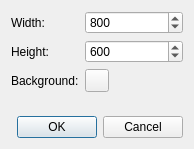
<?xml version="1.0" encoding="UTF-8"?>
<ui version="4.0">
 <class>NewDialog</class>
 <widget class="QDialog" name="NewDialog">
  <property name="windowModality">
   <enum>Qt::WindowModal</enum>
  </property>
  <property name="geometry">
   <rect>
    <x>0</x>
    <y>0</y>
    <width>194</width>
    <height>149</height>
   </rect>
  </property>
  <property name="windowTitle">
   <string>New Drawing</string>
  </property>
  <layout class="QVBoxLayout">
   <item>
    <layout class="QFormLayout">
     <item row="0" column="0">
      <widget class="QLabel">
       <property name="text">
        <string>Width:</string>
       </property>
      </widget>
     </item>
     <item row="0" column="1">
      <widget class="QSpinBox" name="width">
       <property name="minimum">
        <number>1</number>
       </property>
       <property name="maximum">
        <number>32767</number>
       </property>
       <property name="singleStep">
        <number>10</number>
       </property>
       <property name="value">
        <number>800</number>
       </property>
      </widget>
     </item>
     <item row="1" column="0">
      <widget class="QLabel">
       <property name="text">
        <string>Height:</string>
       </property>
      </widget>
     </item>
     <item row="1" column="1">
      <widget class="QSpinBox" name="height">
       <property name="minimum">
        <number>1</number>
       </property>
       <property name="maximum">
        <number>32767</number>
       </property>
       <property name="singleStep">
        <number>10</number>
       </property>
       <property name="value">
        <number>600</number>
       </property>
      </widget>
     </item>
     <item row="2" column="0">
      <widget class="QLabel">
       <property name="text">
        <string>Background:</string>
       </property>
      </widget>
     </item>
     <item row="2" column="1">
      <widget class="widgets::ColorButton" name="background">
       <property name="color">
        <color>
         <red>255</red>
         <green>255</green>
         <blue>255</blue>
        </color>
       </property>
       <property name="setAlpha" stdset="0">
        <bool>true</bool>
       </property>
      </widget>
     </item>
    </layout>
   </item>
   <item>
    <widget class="QDialogButtonBox" name="buttons">
     <property name="orientation">
      <enum>Qt::Horizontal</enum>
     </property>
     <property name="standardButtons">
      <set>QDialogButtonBox::Cancel|QDialogButtonBox::Ok</set>
     </property>
    </widget>
   </item>
  </layout>
 </widget>
 <customwidgets>
  <customwidget>
   <class>widgets::ColorButton</class>
   <extends>QToolButton</extends>
   <header>desktop/widgets/colorbutton.h</header>
  </customwidget>
 </customwidgets>
 <resources/>
 <connections>
  <connection>
   <sender>buttons</sender>
   <signal>accepted()</signal>
   <receiver>NewDialog</receiver>
   <slot>accept()</slot>
   <hints>
    <hint type="sourcelabel">
     <x>248</x>
     <y>254</y>
    </hint>
    <hint type="destinationlabel">
     <x>157</x>
     <y>274</y>
    </hint>
   </hints>
  </connection>
  <connection>
   <sender>buttons</sender>
   <signal>rejected()</signal>
   <receiver>NewDialog</receiver>
   <slot>reject()</slot>
   <hints>
    <hint type="sourcelabel">
     <x>316</x>
     <y>260</y>
    </hint>
    <hint type="destinationlabel">
     <x>286</x>
     <y>274</y>
    </hint>
   </hints>
  </connection>
 </connections>
</ui>
